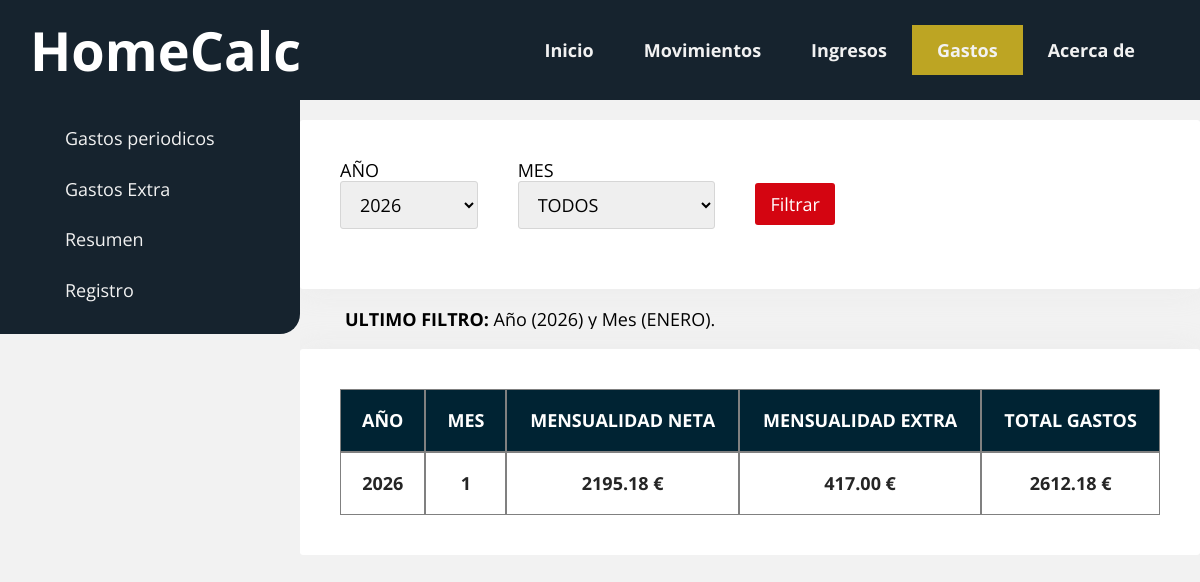
/expenses, run on the app's committed database.
### tables this page shows
CREATE TABLE paginas (
	id INTEGER NOT NULL PRIMARY KEY AUTOINCREMENT,
	nombre TEXT(125) NOT NULL,
	enlace TEXT(250) DEFAULT ('#'),
	activo boolean DEFAULT (1)
);

### homecalc.py (the view)
@app.route("/expenses", methods=['GET', 'POST'])
def expenses():
    nav_buttons_query_results = nav_buttons()
    years_list_query_results = years_list()
    months_list_query_results = months_list()
    basic_data_query_results = basic_finance_data()
    Filtrered_data = monthintext()
    return render_template('expenses/expenses.html', nav_buttons_query_results=nav_buttons_query_results, years_list_query_results=years_list_query_results, months_list_query_results=months_list_query_results, basic_data_query_results=basic_data_query_results, Filtrered_data=Filtrered_data)

### homecalc.py (called while the page is built)
def dbconnection():
    connection = sqlite3.connect('src/db/database/homecalc.db')
    cursor = connection.cursor()
    return connection, cursor

def nav_buttons():
    connection, cursor = dbconnection()
    webcall = open('src/db/webcalls/nav_buttons.sql', mode='r')
    nav_buttons_query = webcall.read()
    webcall.close()
    try:
        cursor.execute(nav_buttons_query)
        nav_buttons_query_results = cursor.fetchall()
    except Exception as e:
        print(f"Error al ejecutar la query: {e}")
    finally:
        connection.close()
        return nav_buttons_query_results

def years_list():
    connection, cursor = dbconnection()
    webcall = open('src/db/webcalls/years.sql', mode='r')
    years_list = webcall.read()
    webcall.close()
    try:
        cursor.execute(years_list)
        years_list_query_results = cursor.fetchall()
    except Exception as e:
        print(f"Error at Years query: {e}")
    finally:
        connection.close()
        return years_list_query_results

def months_list():
    connection, cursor = dbconnection()
    webcall = open('src/db/webcalls/months.sql', mode='r')
    months_list = webcall.read()
    webcall.close()
    months_list_query_results = []
    try:
        cursor.execute(months_list)
        months_list_query_results = cursor.fetchall()
    except Exception as e:
        print(f"Error at Months query: {e}")
    finally:
        connection.close()
    return months_list_query_results

### templates/expenses/expenses.html
{% extends './base.html' %}
{% block main %}
<nav class="nav-main menu menu-izquierda">
    <ul>
        <li><a class="{% if request.path == url_for('periodic_expenses') %}active{% endif %}" href="{{url_for('periodic_expenses')}}">Gastos periodicos</a></li>
        <li><a href="{{url_for('extra_expenses')}}">Gastos Extra</a></li>
        <li><a href="{{url_for('summary_expenses')}}">Resumen</a></li>
        <li><a href="{{url_for('manage_expenses')}}">Registro</a></li>
    </ul>
</nav>
<section class="contenedor">
    <form action="/expenses" method="POST" class="card filter-form margen-inferior">
        <div class="margen-derecha">
            <label for="año">AÑO</label>
            <select name="año" class="input">
                {% for year in years_list_query_results%}
                    <option name="selected_year" value="{{ year.0 }}">{{ year.0 }}</option>
                {% endfor %}
            </select>
        </div>
        <div class="margen-derecha">
            <label for="mes">MES</label>
            <select name="mes" class="input">
                {% for month in months_list_query_results%}
                    <option name="selected_month" value="{{ month.0 }}">{{ month.1 }}</option>
                {% endfor %}
            </select>
        </div>
        <button class="boton" type="submit">Filtrar</button>
    </form>
    <div class="contenedor">
        <a style="font-weight: bold;">ULTIMO FILTRO: </a>{{Filtrered_data}}
    </div>
    <table class="card tabla" id="tabla">
        <thead class="tabla-encabezado-fijo">
            <tr>
                <th class="texto-centrado">AÑO</td>
                <th class="texto-centrado">MES</td>
                <th class="texto-centrado">MENSUALIDAD NETA</td>
                <th class="texto-centrado">MENSUALIDAD EXTRA</td>
                <th class="texto-centrado">TOTAL GASTOS</td>
            </tr>
        </thead>
        <tbody class="tabla_con_encabezado">
        {% for expense_qty in basic_data_query_results %}
            <tr>
                <td class="texto-centrado" style="font-weight:bold; text-transform: uppercase; color: var(--color-primario)">{{ expense_qty.0 }}</td>
                <td class="texto-centrado" style="font-weight:bold; text-transform: uppercase; color: var(--color-primario)">{{ expense_qty.1 }}</td>
                <td class="texto-centrado" style="font-weight:bold; text-transform: uppercase; color: var(--color-primario)">{{ "%.2f"|format(expense_qty.4)}} €</td>
                <td class="texto-centrado" style="font-weight:bold; text-transform: uppercase; color: var(--color-primario)">{{ "%.2f"|format(expense_qty.5)}} €</td>
                <td class="texto-centrado" style="font-weight:bold; text-transform: uppercase; color: var(--color-primario)">{{ "%.2f"|format(expense_qty.7) }} €</td>
            </tr>
        {% endfor %}
        </tbody>
    </table>
</section>
{% endblock %}

### templates/base.html (shortened to what this page needs)
<!DOCTYPE html>
<html>
<head>
    <link rel="stylesheet" href="{{ url_for('static', filename='css/normalize.css') }}">
    <link rel="stylesheet" href="{{ url_for('static', filename='css/framework.css') }}">
    <link rel="stylesheet" href="{{ url_for('static', filename='css/style.css') }}">
</head>
<body class="col-5">
    <header class="top-header">
        <h1 class="top-title padding-izquierda display-2">HomeCalc</h1>
        <nav class="top-nav menu menu-derecha">
            <ul class="nav-top_menu">
                {% for button in nav_buttons_query_results %}
                    <li class="nav-top_menu--option
                    {% if request.path == url_for('expenses') and button.1 == 'expenses' %}active{% endif %}
                    {% if request.path == url_for('about') and button.1 == 'about' %}active{% endif %}">
                    <a href="{{ button.1 }}">{{ button.0 }}</a></li>
                {% endfor %}
            </ul>
        </nav>
    </header>
    <main class="contenedor-ancho main-distribution no-margen no-padding">
        {% block main %}{% endblock %}
    </main>
</body>
</html>

### static/css/framework.css (style rules this page uses)
*, *::after, *::before { box-sizing: border-box; }
:root { --fuente: 'Open Sans', sans-serif; --fondo: #f2f2f2; --ancho-contenedor: 1200px; --color-primario: #252525; --color-primario-accion: rgb(81, 20, 194); --color-secundario: rgb(212, 5, 17); --color-secundario-accion: rgb(0, 131, 61); --color-terciario: rgb(255, 204, 0); --color-table_header: rgb(9, 25, 77); --color-filas_tabla: #D7D7D7; --color-text_menu: #f2f2f2; }
body { background: var(--fondo); font-family: var(--fuente); font-size: 18px; display: flex; flex-direction: column; min-height: 100vh; overflow-y: scroll; }
.contenedor { max-width: 90%; width: var(--ancho-contenedor); margin: 20px auto; overflow: hidden; }
.contenedor-ancho { width: 100%; padding: 0 40px; margin: 20px auto; }
.card { padding: 40px; background: #fff; border-radius: 3px; box-shadow: 0px 0px 30px rgba(221,221,221,0.3); }
.col-5 { grid-template-columns: repeat(5, 1fr); }
.menu { background: #252525; display: flex; flex-wrap: wrap; padding-right: 40px; }
.menu ul { display: flex; flex-direction: row; list-style-type: none; }
.menu a { color: var(--color-text_menu); text-decoration: none; display: flex; align-items: center; padding: 15px 25px; transition: .3s ease all; font-size: 18px; justify-content: space-between; transition: background-color 2s ; }
.active { color: var(--color-primario); background: var(--color-terciario); }
h1, h2, h3, h4, h5, h6 { margin-top: 0; }
.display-2 { font-weight: 700; font-size: 54px; }
.tabla { width: 100%; background-color: white; text-align: left; border-collapse: separate; border-spacing: 0px; }
.tabla td, th { padding: 20px; border: 0.5px solid grey; }
.tabla thead { background-color: var(--color-table_header); border-bottom: 5px solid black; color: white; font-weight: bold; box-shadow: 0 -20px 0 20px #fff; }
.tabla-encabezado-fijo { position: sticky; top: 0; }
.tabla_con_encabezado { overflow-y: scroll; overflow-x: scroll; }
form * { font-family: var(--fuente); }
form .input { padding: 10px 15px; border-radius: 3px; border: 1px solid #d6d6d6; transition: .3s ease all; width: 100%; margin-bottom: 20px; }
.boton { background: var(--color-secundario); border: none; cursor: pointer; color: #fff; display: inline-block; padding: 10px 15px; border-radius: 3px; text-align: center; line-height: 22px; transition: .3s ease all; text-decoration: none; }
.no-margen { margin:0 }
.margen-inferior { margin-bottom: 20px; }
.margen-derecha { margin-right: 20px; }
.no-padding { padding: 0px; }
.padding-izquierda { padding-left: 20px; }
.texto-centrado { text-align: center; }
.menu-derecha { justify-content: flex-end; }
.menu-izquierda { justify-content: flex-start; }

### static/css/style.css (style rules this page uses)
:root { --header-hight: 100px; --dinamic-100-width: 100dvw; --dinamic-100-height: 100dvhS; --color-1: #16232e; --color-2: #164c45; --color-3: #cc8d1a; --color-4: #e3c75f; --color-5: #bda523; --color-terciario: #bda523; --color-table_header: #002333; }
@media screen and (min-width: 1024px) { .main-distribution { width: var(--dinamic-100-width); display: flex; flex-direction: row; justify-content: space-between; } }
@media screen and (min-width: 1024px) { .nav-main { background: var(--color-1); width: var(--dinamic-100-width); align-self: flex-start; margin-top: -5px; z-index: 1; } }
@media screen and (min-width: 1024px) { .filter-form { display: flex; gap: 20px; align-items: center; } }

### data on the page
paginas: nombre "Inicio"
paginas: nombre "Movimientos"
paginas: nombre "Ingresos"
paginas: nombre "Gastos"
paginas: nombre "Acerca de"

### other printed values
{{ Filtrered_data }} "Año (2026) y Mes (ENERO)."
{{ expense_qty.0 }} "2026"
{{ expense_qty.1 }} "1"
{{ "%.2f"|format(expense_qty.4) }} "2195.18"
{{ "%.2f"|format(expense_qty.5) }} "417.00"
{{ "%.2f"|format(expense_qty.7) }} "2612.18"
form field año "2026"
form field mes "TODOS"
